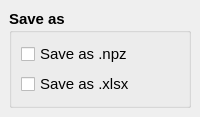
      <widget class="QStackedWidget" name="stackedWidget_4">
       <property name="font">
        <font>
         <family>Arial</family>
        </font>
       </property>
       <widget class="QWidget" name="page_5">
        <layout class="QGridLayout" name="gridLayout_16">
         <item row="0" column="0">
          <widget class="QGroupBox" name="qd_saveAs">
           <property name="font">
            <font>
             <family>Arial</family>
             <pointsize>11</pointsize>
             <bold>true</bold>
            </font>
           </property>
           <property name="layoutDirection">
            <enum>Qt::LeftToRight</enum>
           </property>
           <property name="title">
            <string>Save as</string>
           </property>
           <layout class="QGridLayout" name="gridLayout_4">
            <item row="1" column="0">
             <widget class="QCheckBox" name="qd_excel_checkbox">
              <property name="font">
               <font>
                <family>Arial</family>
                <pointsize>11</pointsize>
                <bold>false</bold>
               </font>
              </property>
              <property name="text">
               <string>Save as .xlsx</string>
              </property>
             </widget>
            </item>
            <item row="0" column="0">
             <widget class="QCheckBox" name="qd_npz_checkbox">
              <property name="font">
               <font>
                <family>Arial</family>
                <pointsize>11</pointsize>
                <bold>false</bold>
               </font>
              </property>
              <property name="text">
               <string>Save as .npz</string>
              </property>
             </widget>
            </item>
           </layout>
          </widget>
         </item>
        </layout>
       </widget>
       <widget class="QWidget" name="page_6"/>
      </widget>
